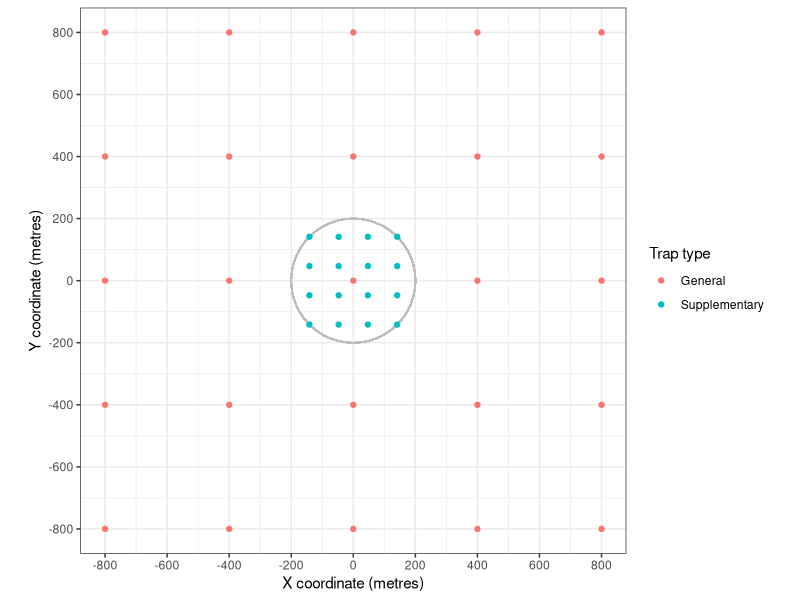
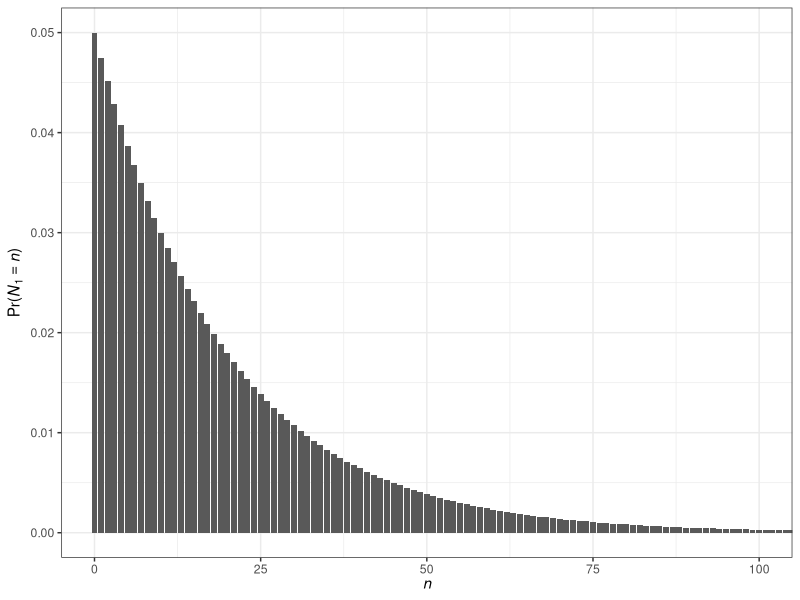

These figures' R source, in order: (Note: this script raises an error after producing the figures.)
## ---- chunk 1
library(ggplot2)
library(ggforce)
theme_set(theme_bw())
## ---- chunk 2

grid_size = 4
general_grid_1d = seq(-grid_size / 2, grid_size / 2) * 400
general_grid = expand.grid(general_grid_1d, general_grid_1d)
general_traps = as.matrix(general_grid)

d = 200 / sqrt(2)
supp_grid_1d = seq(-d, d, length.out = 4)
supp_traps = expand.grid(supp_grid_1d, supp_grid_1d)
all_traps = rbind(general_traps, supp_traps)

supp_indicator = rep(c('General', 'Supplementary'), c(nrow(general_traps), nrow(supp_traps)))
traps_df = data.frame(all_traps, factor(supp_indicator, c('Yes', 'No')))

# Plot of traps
ggplot(traps_df) +
  geom_circle(aes(x0=0, y0=0, r=200), colour = 'grey') +
  geom_point(aes(Var1, Var2, col=supp_indicator)) +
  coord_fixed() +
  xlab('X coordinate (metres)') +
  ylab('Y coordinate (metres)') +
  labs(col = 'Trap type') +
  scale_x_continuous(breaks = (-4:4)*200) +
  scale_y_continuous(breaks = (-4:4)*200) 
## ---- chunk 3
g = 1/20
init_pmf = function(n, g) g / (1+g)^(n+1)

x = 0:150

df = data.frame(x = x, y = dgeom(x, 1/20))

ggplot(df) +
  geom_bar(stat = 'identity', aes(x, y), na.rm=T) +
  xlab(bquote(italic(n))) +
  ylab(bquote('Pr('*italic(N)[1] == italic(n)*')')) +
  coord_cartesian(xlim=c(0, 100)) +
  theme_bw()

# Prior probability that they're already eradicated
## ---- chunk 4
knitr::include_graphics('references/ksplot.png')
## ---- chunk 5
knitr::include_graphics('results/pfa_criteria_evaluation/prior_vs_post_plot.png')
